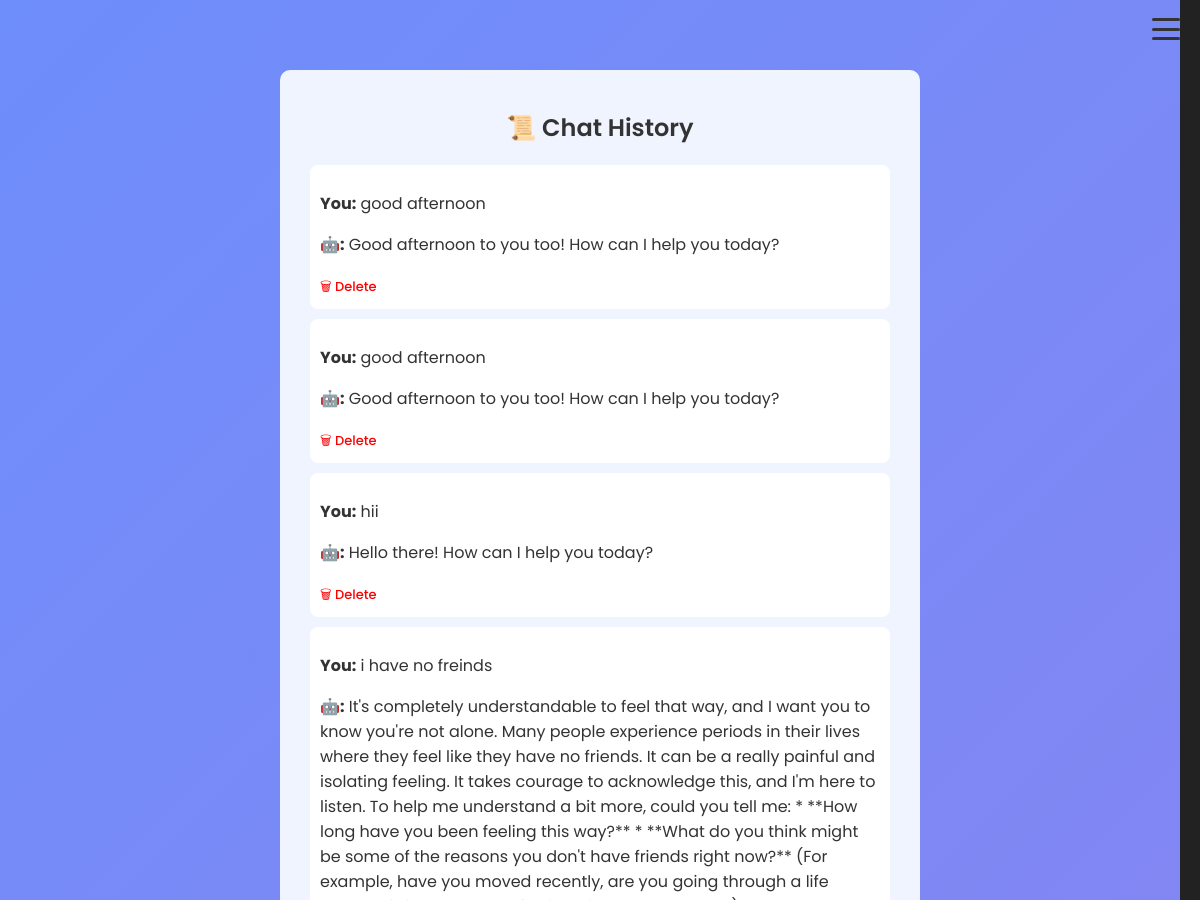
Before: /chatbot/history/ (signed in, upper part) with the older database file.
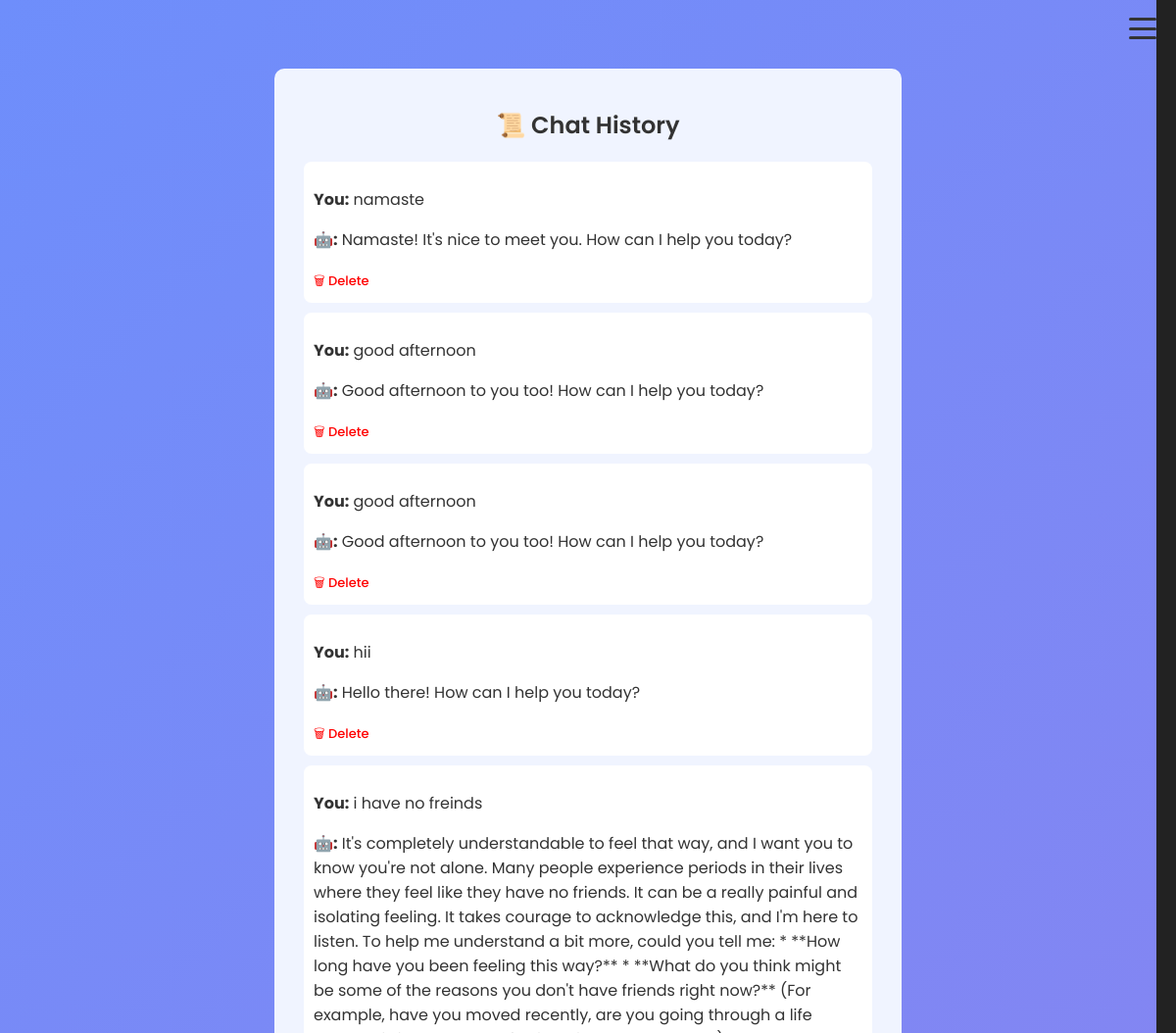
After: the same page with the newer database file.
### predictor/models.py (models this page shows, shortened)
class ChatHistory(models.Model):
    user = models.ForeignKey(User, on_delete=models.CASCADE)
    message = models.TextField()
    response = models.TextField()
    timestamp = models.DateTimeField(auto_now_add=True)

### predictor/views.py (the view)
# urls.py: path("chatbot/history/", views.chat_history, name="chat_history"),
@login_required
def chat_history(request):
    chats = ChatHistory.objects.filter(user=request.user).order_by("-timestamp")
    return render(request, "predictor/chat_history.html", {"chats": chats})

### predictor/templates/predictor/chat_history.html (shortened to what this page needs)
{% extends "predictor/base.html" %}
{% block content %}
<div style="max-width:600px; margin:40px auto; text-align:center; background:#f0f4ff; border-radius:10px; padding:20px;">
    <h2>📜 Chat History</h2>
    {% if chats %}
        {% for chat in chats %}
        <div style="background:white; margin:10px; padding:10px; border-radius:8px; text-align:left;">
            <p><b>You:</b> {{ chat.message }}</p>
            <p><b>🤖:</b> {{ chat.response }}</p>
            <a href="{% url 'delete_chat' chat.id %}" style="color:red; font-size:13px;">🗑 Delete</a>
        </div>
        {% endfor %}
    {% else %}
        <p>No chat history found.</p>
    {% endif %}
    <br>
</div>
{% endblock %}

Changed rows visible on the page:
added ChatHistory: message "namaste", response "Namaste! It's nice to meet you. How can I help you today?"
